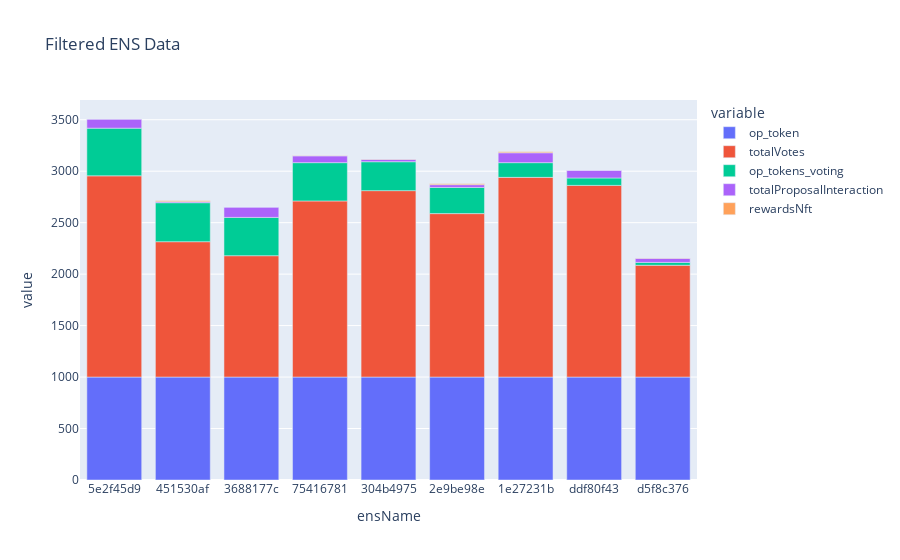

Notebook code cell kept with this figure:
### Code cell
fig = px.bar(filtered_ens_data.sort_values(by = 'op_tokens_voting', ascending=False), x='ensName', y=selected_columns, title='Filtered ENS Data')
fig.show()

### Figure 1 — Plotly figure (JSON) as saved in the notebook; plotly's stock layout.template omitted (floating-point values rounded to 4 significant figures)
{"data": [{"alignmentgroup": "True", "hovertemplate": "variable=op_token<br>ensName=%{x}<br>value=%{y}<extra></extra>", "legendgroup": "op_token", "marker": {"color": "#636efa", "pattern": {"shape": ""}}, "name": "op_token", "offsetgroup": "op_token", "orientation": "v", "showlegend": true, "textposition": "auto", "type": "bar", "x": ["5e2f45d9", "451530af", "3688177c", "75416781", "304b4975", "2e9be98e", "1e27231b", "ddf80f43", "d5f8c376"], "xaxis": "x", "y": [1000, 1000, 1000, 1000, 1000, 1000, 1000, 1000, 1000], "yaxis": "y"}, {"alignmentgroup": "True", "hovertemplate": "variable=totalVotes<br>ensName=%{x}<br>value=%{y}<extra></extra>", "legendgroup": "totalVotes", "marker": {"color": "#EF553B", "pattern": {"shape": ""}}, "name": "totalVotes", "offsetgroup": "totalVotes", "orientation": "v", "showlegend": true, "textposition": "auto", "type": "bar", "x": ["5e2f45d9", "451530af", "3688177c", "75416781", "304b4975", "2e9be98e", "1e27231b", "ddf80f43", "d5f8c376"], "xaxis": "x", "y": [1955, 1315, 1179, 1711, 1811, 1588, 1940, 1862, 1086], "yaxis": "y"}, {"alignmentgroup": "True", "hovertemplate": "variable=op_tokens_voting<br>ensName=%{x}<br>value=%{y}<extra></extra>", "legendgroup": "op_tokens_voting", "marker": {"color": "#00cc96", "pattern": {"shape": ""}}, "name": "op_tokens_voting", "offsetgroup": "op_tokens_voting", "orientation": "v", "showlegend": true, "textposition": "auto", "type": "bar", "x": ["5e2f45d9", "451530af", "3688177c", "75416781", "304b4975", "2e9be98e", "1e27231b", "ddf80f43", "d5f8c376"], "xaxis": "x", "y": [463, 379, 372, 372, 281, 254, 143, 72, 28], "yaxis": "y"}, {"alignmentgroup": "True", "hovertemplate": "variable=totalProposalInteraction<br>ensName=%{x}<br>value=%{y}<extra></extra>", "legendgroup": "totalProposalInteraction", "marker": {"color": "#ab63fa", "pattern": {"shape": ""}}, "name": "totalProposalInteraction", "offsetgroup": "totalProposalInteraction", "orientation": "v", "showlegend": true, "textposition": "auto", "type": "bar", "x": ["5e2f45d9", "451530af", "3688177c", "75416781", "304b4975", "2e9be98e", "1e27231b", "ddf80f43", "d5f8c376"], "xaxis": "x", "y": [88, 10, 100, 66, 23, 27, 96, 75, 40], "yaxis": "y"}, {"alignmentgroup": "True", "hovertemplate": "variable=rewardsNft<br>ensName=%{x}<br>value=%{y}<extra></extra>", "legendgroup": "rewardsNft", "marker": {"color": "#FFA15A", "pattern": {"shape": ""}}, "name": "rewardsNft", "offsetgroup": "rewardsNft", "orientation": "v", "showlegend": true, "textposition": "auto", "type": "bar", "x": ["5e2f45d9", "451530af", "3688177c", "75416781", "304b4975", "2e9be98e", "1e27231b", "ddf80f43", "d5f8c376"], "xaxis": "x", "y": [1, 8, 2, 4, 4, 8, 9, 1, 2], "yaxis": "y"}], "layout": {"barmode": "relative", "legend": {"title": {"text": "variable"}, "tracegroupgap": 0}, "title": {"text": "Filtered ENS Data"}, "xaxis": {"anchor": "y", "domain": [0, 1], "title": {"text": "ensName"}}, "yaxis": {"anchor": "x", "domain": [0, 1], "title": {"text": "value"}}}}
